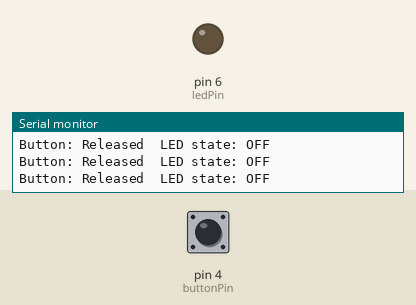
Recording of a sketch running on a simulated Arduino Uno, built with avr-gcc and run on an emulated ATmega328P. Parts: output pins drawn as LEDs (lit = HIGH), the last lines printed to the serial monitor. Inputs (shaded band) come from the test bench; at power-on: pin 4 (buttonPin) HIGH.

Above: at 1.2 s.
1.3 s: pin 4 (buttonPin) pulled LOW for 0.15 s
At 2.4 s:
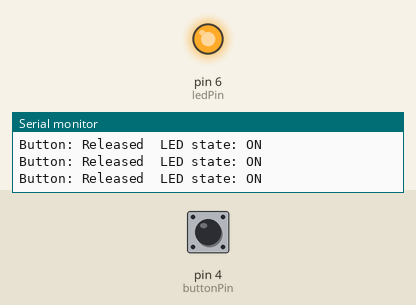
2.9 s: pin 4 (buttonPin) pulled LOW for 1 s
At 3.9 s:
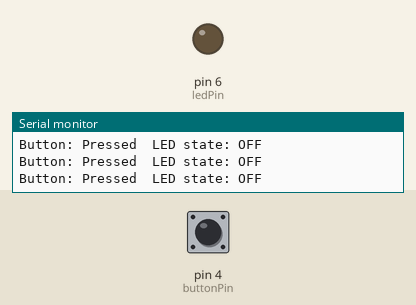
5.4 s: pin 4 (buttonPin) pulled LOW for 3.2 s
At 6.8 s:
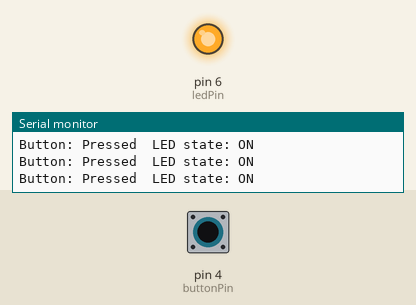
10.1 s: pin 4 (buttonPin) pulsed LOW 2 times (0.12 s each, 0.3 s apart)
At 10.3 s:
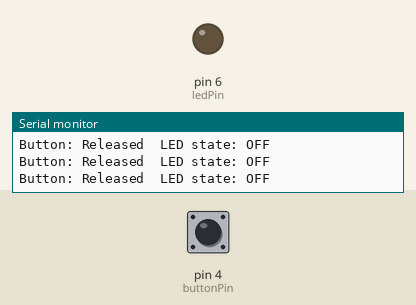
Timing chart, 0 to 13.1 s (numbered marks = the images above; inputs shaded):
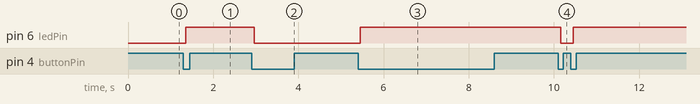

Measured:
- after the input at 1.3 s, pin 6 (ledPin): LOW → HIGH after 0.05 s
- after the input at 2.9 s, pin 6 (ledPin): HIGH → LOW after 0.06 s
- after the input at 5.4 s, pin 6 (ledPin): LOW → HIGH after 0.05 s
- after the input at 10.1 s, pin 6 (ledPin): HIGH → LOW after 0.05 s, → HIGH 0.30 s later

The sketch:

03.buttonsAndDecisions.ino
```cpp
/*
  Author:

  Learning Intention:
  The students will read a Grove Button module and control a Grove LED module,
  applying binary selection logic (if, if else, if else if else, switch/case).

  Success Criteria:
    1.  I can connect Grove modules to the base shield and know which port each uses
    2.  I know how to read binary data from a specific PIN (digitalRead)
    3.  I know how to write binary data to a specific PIN (digitalWrite)
    4.  I understand that LOW = false = 0 and HIGH = true = 1
    5.  I understand binary selection is asking questions with only true and false outcomes
    6.  I can apply comparison operators in if, if else, and if else if else structures
    7.  I understand a switch/case structure and the role of break
    8.  I understand the difference between a nested if and boolean operators
    9.  I can read a simple logic flowchart
    10. I can apply this knowledge to the Button and the Line Finder modules

  Hardware (Grove cables to the base shield):
    Button module  -> D4
    LED module     -> D6
    Line Finder    -> D7  (application task)

  Student Notes:
    Comparison Operators: != , < , <= , == , > , >=
    Boolean Operators: ! (not), && (and), || (or)
    The Grove Button reads HIGH while pressed. Inside the module a resistor
    holds the pin LOW when released. See the flowcharts in this folder's Readme.md.

  Optional breadboard reference (how this wiring works without Grove modules):
    Bootcamp-digitalWrite.png and Bootcamp-digitalRead.png in this folder.

  Documentation:
    https://sensorkit.arduino.cc/
    https://www.arduino.cc/reference/en/#structure
    https://www.arduino.cc/reference/en/language/functions/digital-io/digitalread/
*/

const int buttonPin = 4;
const int ledPin = 6;


bool ledState = false;
int lastButtonState = HIGH; // not pressed (pull-up idle state)

void setup() {
  pinMode(buttonPin, INPUT_PULLUP); // button pulls LOW when pressed
  pinMode(ledPin, OUTPUT);
  Serial.begin(115200);
}

void loop() {
  int buttonState = digitalRead(buttonPin);

  // Detect a new press: state went from HIGH (released) to LOW (pressed)
  if (buttonState == LOW && lastButtonState == HIGH) {
    ledState = !ledState; // toggle LED state
    delay(50); // simple debounce
  }

  lastButtonState = buttonState;

  digitalWrite(ledPin, ledState ? HIGH : LOW);

  Serial.print("Button: ");
  Serial.print(buttonState == LOW ? "Pressed" : "Released");
  Serial.print("  LED state: ");
  Serial.println(ledState ? "ON" : "OFF");

  delay(10);
}
```
